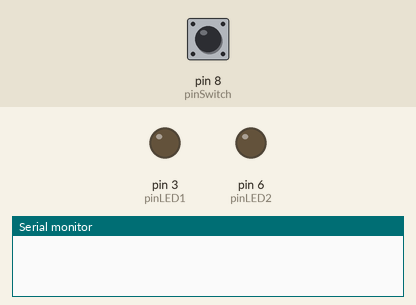
This sketch was run on a simulated Arduino Uno, built with avr-gcc and run on an emulated ATmega328P. Parts: output pins drawn as LEDs (lit = HIGH), the last lines printed to the serial monitor. Inputs (shaded band) come from the test bench; at power-on: pin 8 (pinSwitch) HIGH.

Above: at 1.2 s.
1.3 s: pin 8 (pinSwitch) pulled LOW for 0.15 s
At 1.8 s:
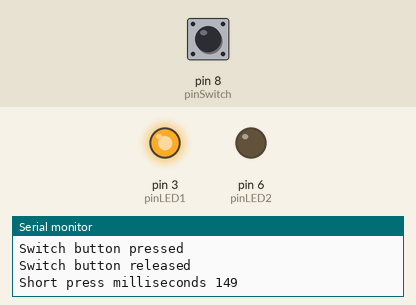
2.9 s: pin 8 (pinSwitch) pulled LOW for 1 s
At 4.3 s:
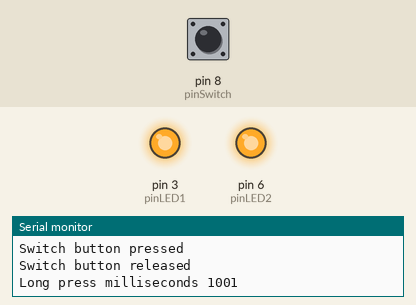
5.4 s: pin 8 (pinSwitch) pulled LOW for 0.15 s
At 6.1 s:
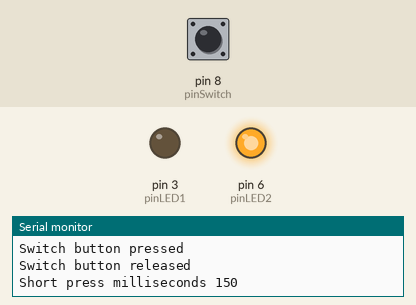
7.0 s: pin 8 (pinSwitch) pulled LOW for 3.2 s
At 11.5 s:
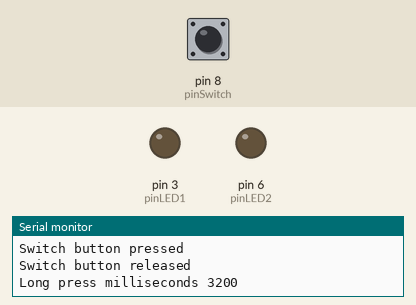
Timing chart, 0 to 12.7 s (numbered marks = the images above; inputs shaded):
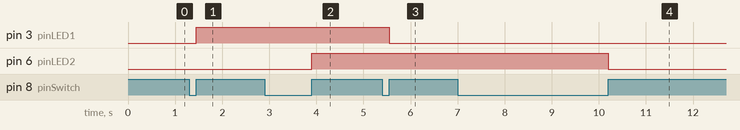

The sketch:

1a4_Short_or_long_press.ino
```cpp
// Tutorial 1a4. Short or long press

// Main parts: Adafruit Metro Mini, momentary switch, capacitor, LEDs
// resistors

// Variables that remain constant
const byte pinSwitch = 8; // Digital input pin from momentary switch
const byte pinLED1 = 3; // LED pin number
const byte pinLED2 = 6;
const int timeShortPress = 200; // Maximum duration of short button press
const int timeLongPress = 350; // Minimum duration of long button press

// Variables that can change
byte LED1state = LOW; // Tracks if the LED is on/off, off (= LOW) at start
byte LED2state = LOW;
byte lastSwitchState = HIGH; // Tracks the last switch state, open (= HIGH) at start
unsigned long timePressed  = 0; // Timestamp when button is pressed
unsigned long timeReleased = 0; // Timestamp when button is released

void setup ()
{
  // Serial printing only necessary to understand the switch transitions
  // when pressed and released; you will see that a button press causes
  // two events, not just one
  Serial.begin (115200);

  // Initialise momentary switch pin with an internal pull-up resistor
  // so that the momentary switch is read as open (= HIGH) at start
  pinMode (pinSwitch, INPUT_PULLUP);

  // Initialise Metro Mini's digital pins specified above
  pinMode(pinLED1, OUTPUT);
  pinMode(pinLED2, OUTPUT);
}

void loop ()
{
  // The momentary switch is hardware debounced with a 0.1uF capacitor; no
  // debouncing code is necessary. See http://www.gammon.com.au/switches
  // Read the voltage from the momentary switch pin to see if something
  // has changed (was the button pressed or released?)
  byte switchState = digitalRead (pinSwitch);

  // Has the momentary switch state changed since the last time it was
  // checked?
  if (switchState != lastSwitchState)
  {
    // Then, test if the switch was closed (button pressed)
    if (switchState == LOW)
    {
      // And we take a timestamp of when that happened
      timePressed = millis();

      // Just to see what happened
      Serial.println ("Switch button pressed");
    }

    // Otherwise, the switch must have been open (button released)
    else
    {
      // And we take a timestamp of when that happened
      timeReleased = millis();

      // Just to see what happened
      Serial.println ("Switch button released");

      // How long did it take between pressing and releasing?
      long pressDuration = timeReleased - timePressed;

      // If it took less time than the short press duration
      if (pressDuration < timeShortPress )
      {
        // Here, you can do something on releasing the button. Instead of
        // something useful, we only toggle an LED on and off. Upon release
        // of the button, it is toggled on or off
        Serial.print ("Short press milliseconds "); Serial.println (pressDuration);

        // Invert the current state of the LED
        LED1state = !LED1state;

        // And switch the LED on or off
        digitalWrite(pinLED1, LED1state);
      }

      else if (pressDuration > timeLongPress )
      {
        // Here, you can do something on releasing the button. Instead of
        // something useful, we only toggle an LED on and off. Upon release
        // of the button, it is toggled on or off
        Serial.print ("Long press milliseconds "); Serial.println (pressDuration);

        // Invert the current state of LED two
        LED2state = !LED2state;

        // And switch the LED on or off
        digitalWrite(pinLED2, LED2state);
      }
    }
    // Last, store the current switch state for the next time around
    lastSwitchState =  switchState;
  }
}
```

Measured:
- after the input at 1.3 s, pin 3 (pinLED1): LOW → HIGH after 0.15 s
- after the input at 2.9 s, pin 6 (pinLED2): LOW → HIGH after 1.0 s
- after the input at 5.4 s, pin 3 (pinLED1): HIGH → LOW after 0.15 s
- after the input at 7.0 s, pin 6 (pinLED2): HIGH → LOW after 3.2 s
